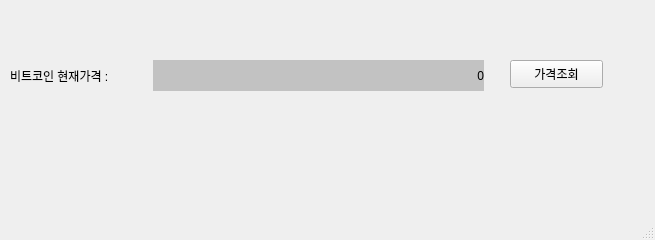
<?xml version="1.0" encoding="UTF-8"?>
<ui version="4.0">
 <class>MainWindow</class>
 <widget class="QMainWindow" name="MainWindow">
  <property name="geometry">
   <rect>
    <x>0</x>
    <y>0</y>
    <width>655</width>
    <height>240</height>
   </rect>
  </property>
  <property name="windowTitle">
   <string>MainWindow</string>
  </property>
  <widget class="QWidget" name="centralwidget">
   <widget class="QLabel" name="label">
    <property name="geometry">
     <rect>
      <x>10</x>
      <y>40</y>
      <width>271</width>
      <height>71</height>
     </rect>
    </property>
    <property name="text">
     <string>비트코인 현재가격 :</string>
    </property>
   </widget>
   <widget class="QPushButton" name="price_button">
    <property name="geometry">
     <rect>
      <x>510</x>
      <y>60</y>
      <width>93</width>
      <height>28</height>
     </rect>
    </property>
    <property name="text">
     <string>가격조회</string>
    </property>
   </widget>
   <widget class="QLabel" name="price_label">
    <property name="geometry">
     <rect>
      <x>153</x>
      <y>60</y>
      <width>331</width>
      <height>31</height>
     </rect>
    </property>
    <property name="styleSheet">
     <string notr="true">background-color:rgb(194, 194, 194)</string>
    </property>
    <property name="text">
     <string>0</string>
    </property>
    <property name="alignment">
     <set>Qt::AlignRight|Qt::AlignTrailing|Qt::AlignVCenter</set>
    </property>
    <property name="wordWrap">
     <bool>true</bool>
    </property>
    <property name="margin">
     <number>0</number>
    </property>
   </widget>
  </widget>
  <widget class="QMenuBar" name="menubar">
   <property name="geometry">
    <rect>
     <x>0</x>
     <y>0</y>
     <width>655</width>
     <height>26</height>
    </rect>
   </property>
  </widget>
  <widget class="QStatusBar" name="statusbar"/>
 </widget>
 <resources/>
 <connections/>
</ui>
